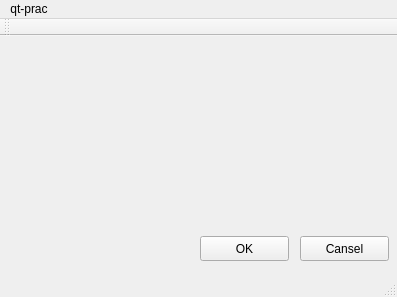
<?xml version="1.0" encoding="UTF-8"?>
<ui version="4.0">
 <class>MainWindow</class>
 <widget class="QMainWindow" name="MainWindow">
  <property name="geometry">
   <rect>
    <x>0</x>
    <y>0</y>
    <width>397</width>
    <height>297</height>
   </rect>
  </property>
  <property name="windowTitle">
   <string>MainWindow</string>
  </property>
  <widget class="QWidget" name="centralWidget">
   <widget class="QPushButton" name="OK">
    <property name="geometry">
     <rect>
      <x>200</x>
      <y>200</y>
      <width>89</width>
      <height>25</height>
     </rect>
    </property>
    <property name="text">
     <string>OK</string>
    </property>
   </widget>
   <widget class="QPushButton" name="Cansel">
    <property name="geometry">
     <rect>
      <x>300</x>
      <y>200</y>
      <width>89</width>
      <height>25</height>
     </rect>
    </property>
    <property name="text">
     <string>Cansel</string>
    </property>
   </widget>
  </widget>
  <widget class="QMenuBar" name="menuBar">
   <property name="geometry">
    <rect>
     <x>0</x>
     <y>0</y>
     <width>397</width>
     <height>22</height>
    </rect>
   </property>
   <widget class="QMenu" name="menuqt_prac">
    <property name="title">
     <string>qt-prac</string>
    </property>
   </widget>
   <addaction name="menuqt_prac"/>
  </widget>
  <widget class="QToolBar" name="mainToolBar">
   <attribute name="toolBarArea">
    <enum>TopToolBarArea</enum>
   </attribute>
   <attribute name="toolBarBreak">
    <bool>false</bool>
   </attribute>
  </widget>
  <widget class="QStatusBar" name="statusBar"/>
 </widget>
 <layoutdefault spacing="6" margin="11"/>
 <resources/>
 <connections/>
</ui>
